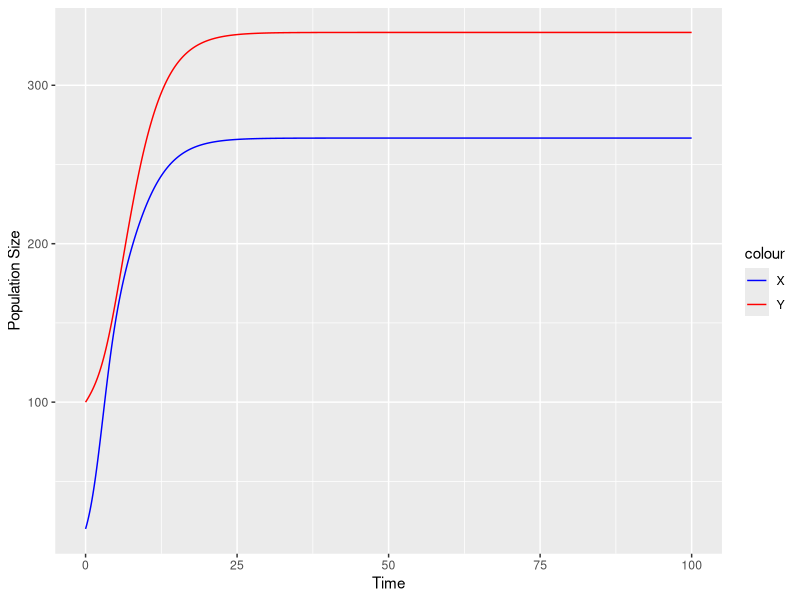
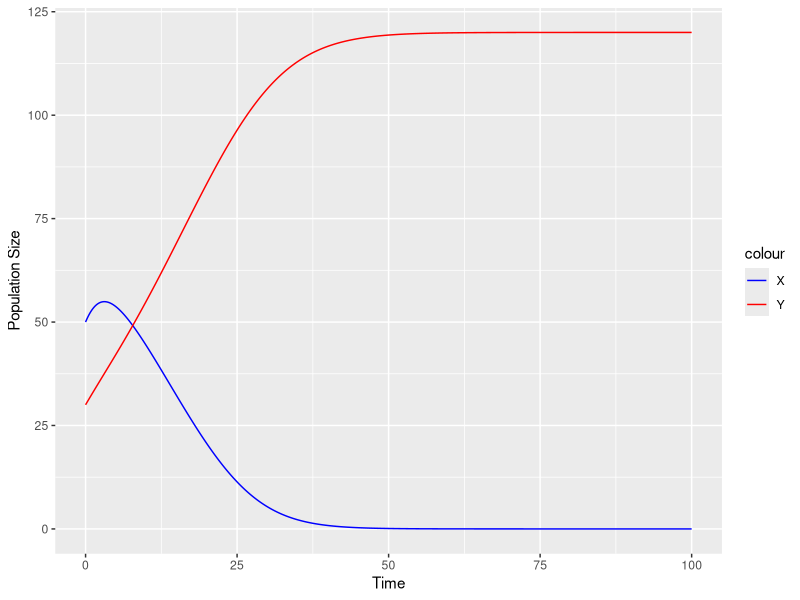

Write the R code that produced these figures, in order.
## ---- chunk 1
knitr::opts_chunk$set(echo = TRUE)
## ---- chunk 2

library(deSolve)
library(ggplot2)

simulate_LV <- function(r1, r2, a1, a2, K1, K2, X, Y) {
  params <- c(r1=r1, r2=r2, a1=a1, a2=a2, K1=K1, K2=K2)
  state <- c(X=X, Y=Y)
  
  LV <- function(t, state, params) {
    with(as.list(c(state, params)), {
      dX = r1 * X * (1 - ((X + a1 * Y) / K1))
      dY = r2 * Y * (1 - ((Y + a2 * X) / K2))
      list(c(dX, dY))
    })
  }
  
  times <- seq(0, 100, by=0.01)
  
  out <- as.data.frame(ode(y = state, times=times, func=LV, parms=params))
  
  ggplot(out, aes(x = time)) +
    geom_line(aes(y = X, color = "X")) +
    geom_line(aes(y = Y, color = "Y")) +
    xlab("Time") +
    ylab("Population Size") +
    scale_color_manual(values = c("X" = "blue", "Y" = "red"))
}

## ---- chunk 3

simulate_LV(r1 = 0.5, r2 = 0.2, a1 = -0.5, a2 = -0.8, K1 = 100, K2 = 120, X = 20, Y = 100)

## ---- chunk 4

simulate_LV(r1 = 0.5, r2 = 0.2, a1 = 1.2, a2 = 0.8, K1 = 100, K2 = 120, X = 50, Y = 30)
